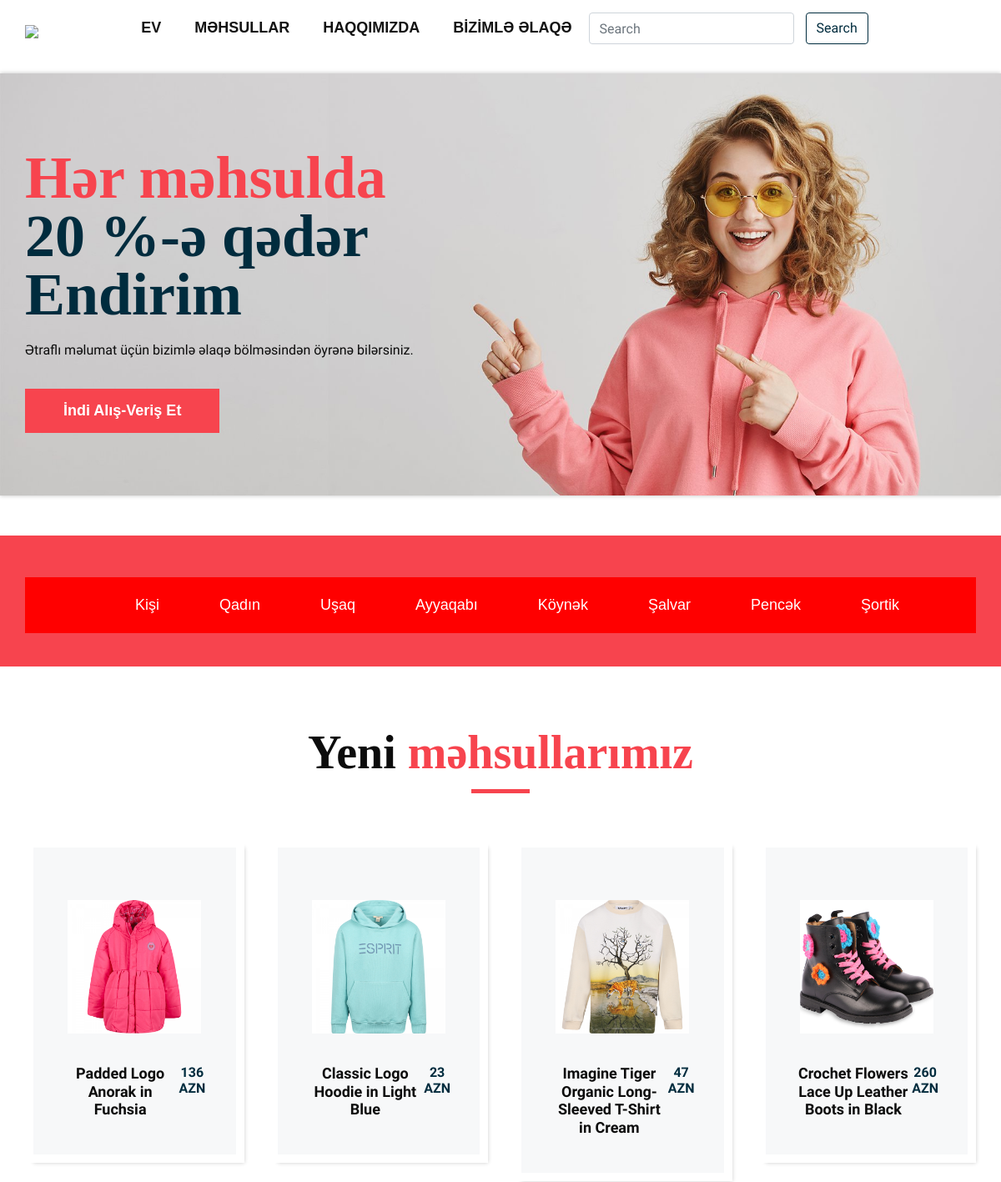
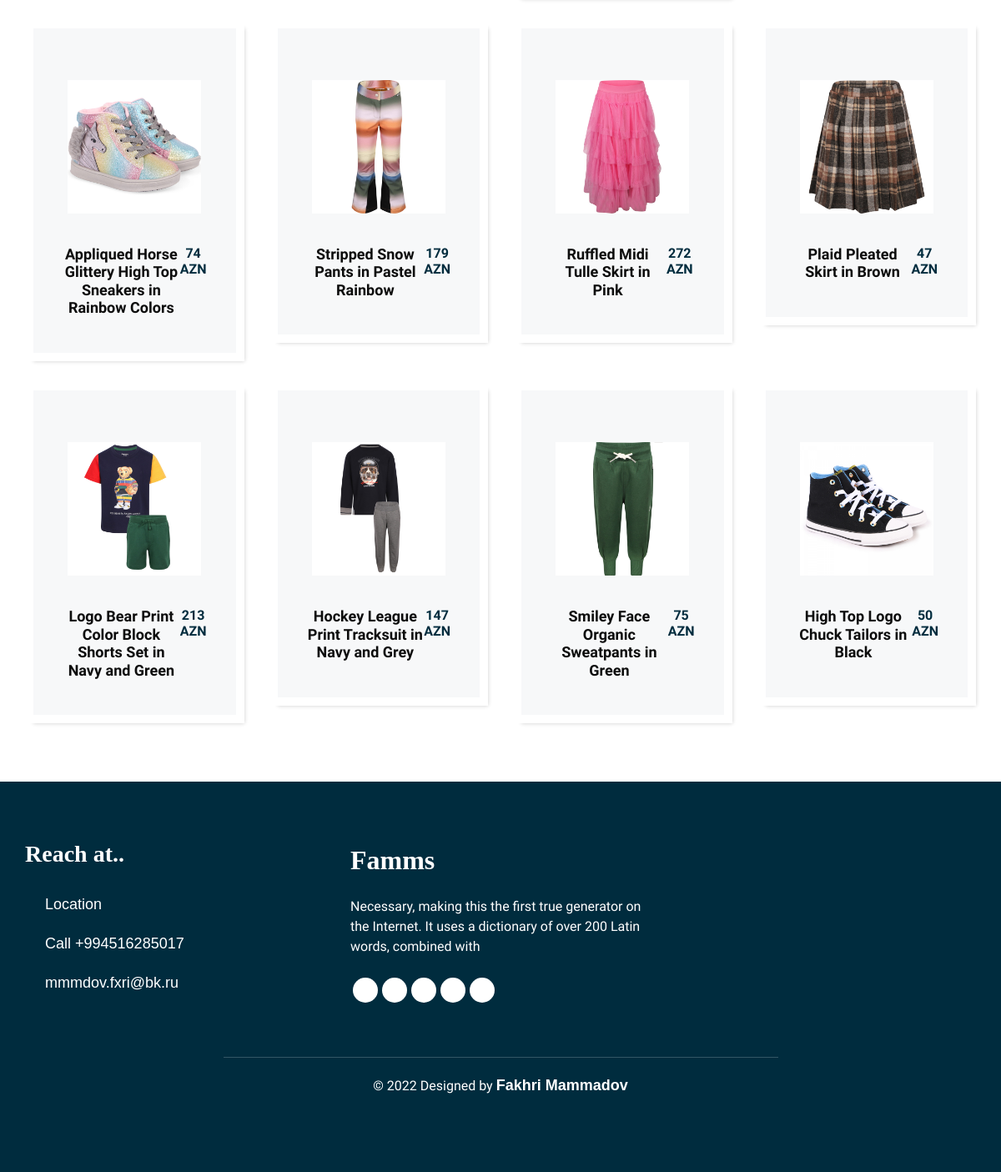
The page / on the database its author committed (2 pictures, top to bottom).
### paltar/models.py (models this page shows, shortened)
class Category(models.Model):
    name=models.CharField(max_length=100,null=True)
    slug=models.SlugField(max_length=50,unique=True,null=True)

class Product(models.Model):
    name=models.CharField(max_length=100)
    price=models.CharField(max_length=1000)
    client=models.ManyToManyField(User, related_name="product_client" ,blank=True)
    description=models.ForeignKey(Description,on_delete=models.DO_NOTHING,null=True)
    category=models.ManyToManyField(Category)
    image=models.ImageField()
    model=models.CharField(max_length=200,null=True)
    size=models.CharField(max_length=20)
    avaliable=models.BooleanField(default=True)
    add_date=models.DateTimeField(null=True,auto_now_add=True)

### pages/views.py (the view)
# urls.py: 2. Add a URL to urlpatterns:  path('', views.home, name='home')
def home(request):
   last_products=Product.objects.all().order_by('-add_date')[:12]
   categories=Category.objects.all()
   context={"last_products":last_products,"categories":categories}
   return render(request,'index.html',context)

### templates/index.html (shortened to what this page needs)
{% extends 'partials/base.html' %}
{% load static %}
{% block content %}
      <div class="hero_area">
         <section class="slider_section ">
            <div class="slider_bg_box">
               <img src="{% static 'images/slider-bg.jpg' %}" alt="">
            </div>
            <div id="customCarousel1" class="carousel slide" data-ride="carousel">
               <div class="carousel-inner">
                  <div class="carousel-item active">
                     <div class="container ">
                        <div class="row">
                           <div class="col-md-7 col-lg-6 ">
                              <div class="detail-box">
                                 <h1>
                                    <span>
                                   Hər məhsulda
                                    </span>
                                    <br>
                                    20 %-ə qədər Endirim
                                 </h1>
                                 <p>
                                  Ətraflı məlumat üçün bizimlə əlaqə bölməsindən öyrənə bilərsiniz.
                                 </p>
                                 <div class="btn-box">
                                    <a href="{% url 'products' %}" class="btn1">
                                    İndi Alış-Veriş Et
                                    </a>
                                 </div>
                              </div>
                           </div>
                        </div>
                     </div>
                  </div>
         </section>
      </div>
      <br>
      <br>
      <body class="sub_page">
         <section class="inner_page_head">
            <div class="container_fuild">
               <div class="row">
                  <div class="col-md-12">
                     <div class="full">
                        <div class="container">
                           <div class="flex">
                               <div class="nav">
                                 {% for item in categories %}
                                   <nav>
                                       <ul>
                                           <li><a href="{% url 'products-category' item.slug %}">{{item.name}}</a></li>
                                       </ul>
                                   </nav>
                                   {% endfor %}
                               </div>
                           </div>
                       </div>
                     </div>
                  </div>
               </div>
            </div>
         </section>
        <section class="product_section layout_padding">
         <div class="container">
            <div class="heading_container heading_center">
               <h2>
                  Yeni<span> məhsullarımız</span>
               </h2>
            </div>
            <div class="row">
                {% for product in last_products %}
               <div class="col-sm-6 col-md-4 col-lg-3">
                  <div class="box">
                     <div class="img-box">
                        <img src="{{product.image.url}}" alt="">
                     </div>
                     <div class="detail-box">
                        <h5>
                           {{product.name}}
                        </h5>
                        <h6>
                           {{product.price}}
                        </h6>
                     </div>
                  </div>
               </div>
               {% endfor %}
         </div>
      </section>
{% endblock %}

### static/css/style.css (style rules this page uses)
* { box-sizing: border-box; }
body { font-family: 'Montserrat', sans-serif; color: #0c0c0c; background-color: #ffffff; overflow-x: hidden; }
.layout_padding { padding: 70px 0; }
h1, h2 { font-family: 'Playfair Display', serif; }
.heading_container { display: -webkit-box; display: -ms-flexbox; display: flex; -webkit-box-orient: vertical; -webkit-box-direction: normal; -ms-flex-direction: column; flex-direction: column; -webkit-box-align: start; -ms-flex-align: start; align-items: flex-start; }
.heading_container h2 { position: relative; margin-bottom: 0; font-size: 3.5rem; font-weight: bold; }
.heading_container h2::after { content: ""; display: block; width: 70px; height: 5px; background: #f7444e; margin: 10px auto 10px; }
.heading_container h2 span { color: #f7444e; }
.heading_container.heading_center { -webkit-box-align: center; -ms-flex-align: center; align-items: center; text-align: center; }
a, a:hover, a:focus { text-decoration: none; }
.hero_area { position: relative; min-height: 100vh; display: -webkit-box; display: -ms-flexbox; display: flex; -webkit-box-orient: vertical; -webkit-box-direction: normal; -ms-flex-direction: column; flex-direction: column; }
.sub_page .hero_area { min-height: auto; -webkit-box-shadow: 0 0 5px 0 rgba(0, 0, 0, 0.25); box-shadow: 0 0 5px 0 rgba(0, 0, 0, 0.25); }
.slider_section { -webkit-box-flex: 1; -ms-flex: 1; flex: 1; display: -webkit-box; display: -ms-flexbox; display: flex; -webkit-box-align: center; -ms-flex-align: center; align-items: center; position: relative; padding: 90px 0 75px 0; }
.slider_section .row { -webkit-box-align: center; -ms-flex-align: center; align-items: center; }
.slider_section #customCarousel1 { width: 100%; position: unset; }
.slider_section .detail-box h1 { font-size: 4.5rem; font-weight: bold; margin-bottom: 15px; color: #002c3e; line-height: 70px; }
.slider_section .detail-box h1 span { color: #f7444e; }
.slider_section .detail-box p { font-size: 16px; margin-top: 20px; margin-bottom: 1.5rem; }
.slider_section .detail-box a { display: inline-block; padding: 12px 45px; background-color: #f7444e; border: 1px solid #f7444e; color: #ffffff; border-radius: 0; -webkit-transition: all 0.3s; transition: all 0.3s; margin-top: 10px; font-weight: 700; }
.slider_bg_box { position: absolute; top: 0; left: 0; width: 100%; height: 100%; z-index: -1; }
.slider_bg_box img { width: 100%; height: 100%; -o-object-fit: cover; object-fit: cover; -o-object-position: top right; object-position: top right; }
.product_section .heading_container { margin-bottom: 20px; }
.product_section .box { position: relative; margin-top: 25px; padding: 35px 35px; background-color: #f7f8f9; -webkit-transition: all .3s; transition: all .3s; overflow: hidden; box-shadow: 5px 5px 5px -5px rgba(0,0,0,.2); border: solid #fff 10px; }
.product_section .box .img-box { display: -webkit-box; display: -ms-flexbox; display: flex; -webkit-box-pack: center; -ms-flex-pack: center; justify-content: center; -webkit-box-align: center; -ms-flex-align: center; align-items: center; height: 215px; }
.product_section .box .img-box img { max-width: 100%; max-height: 160px; -webkit-transition: all .3s; transition: all .3s; }
.product_section .box .detail-box { text-align: center; display: -webkit-box; display: -ms-flexbox; display: flex; -webkit-box-pack: justify; -ms-flex-pack: justify; justify-content: space-between; }
.product_section .box .detail-box h5 { font-size: 18px; margin-top: 10px; }
.product_section .box .detail-box h6 { margin-top: 10px; color: #002c3e; font-weight: 600; }
.detail-box h5 { font-size: 21px; font-weight: 700; }
.inner_page_head { background: #f7444e; text-align: center; color: #fff; padding-top: 50px; padding-bottom: 40px; }
.full a { text-decoration: none; color: #fff !important; }
body { padding: 0; margin: 0; box-sizing: border-box; }
.flex { display: flex; justify-content: space-around; align-items: center; background-color: red; padding: 20px; }
.nav ul { margin: 0; }
.nav ul li { display: inline-block; margin: 0 16px; }
a { text-decoration: none; color: #fff; font-size: 18px; font-family: Verdana, Geneva, Tahoma, sans-serif; }

### static/css/responsive.css (style rules this page uses)
@media (min-width: 1200px) { .container { max-width: 1170px; } }

### rows shown on the page
Category: name "Kişi"
Category: name "Qadın"
Category: name "Uşaq"
Category: name "Ayyaqabı"
Category: name "Köynək"
Category: name "Şalvar"
Category: name "Pencək"
Category: name "Şortik"
Product: image (picture), name "Padded Logo Anorak in Fuchsia", price "136 AZN"
Product: image (picture), name "Classic Logo Hoodie in Light Blue", price "23 AZN"
Product: image (picture), name "Imagine Tiger Organic Long-Sleeved T-Shirt in Cream", price "47 AZN"
Product: image (picture), name "Crochet Flowers Lace Up Leather Boots in Black", price "260 AZN"
Product: image (picture), name "Appliqued Horse Glittery High Top Sneakers in Rainbow Colors", price "74 AZN"
Product: image (picture), name "Stripped Snow Pants in Pastel Rainbow", price "179 AZN"
Product: image (picture), name "Ruffled Midi Tulle Skirt in Pink", price "272 AZN"
Product: image (picture), name "Plaid Pleated Skirt in Brown", price "47 AZN"
Product: image (picture), name "Logo Bear Print Color Block Shorts Set in Navy and Green", price "213 AZN"
Product: image (picture), name "Hockey League Print Tracksuit in Navy and Grey", price "147 AZN"
Product: image (picture), name "Smiley Face Organic Sweatpants in Green", price "75 AZN"
Product: image (picture), name "High Top Logo Chuck Tailors in Black", price "50 AZN"
